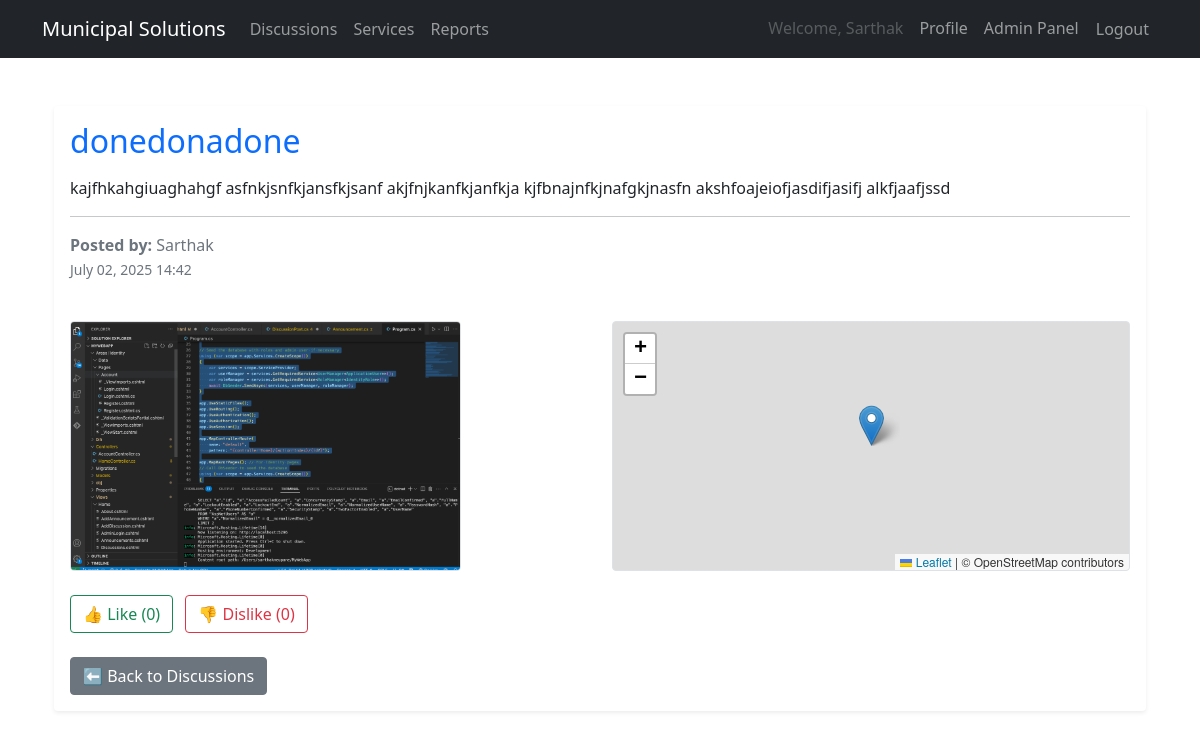
The page /discussions/19/ (signed in) on the database as committed earlier.
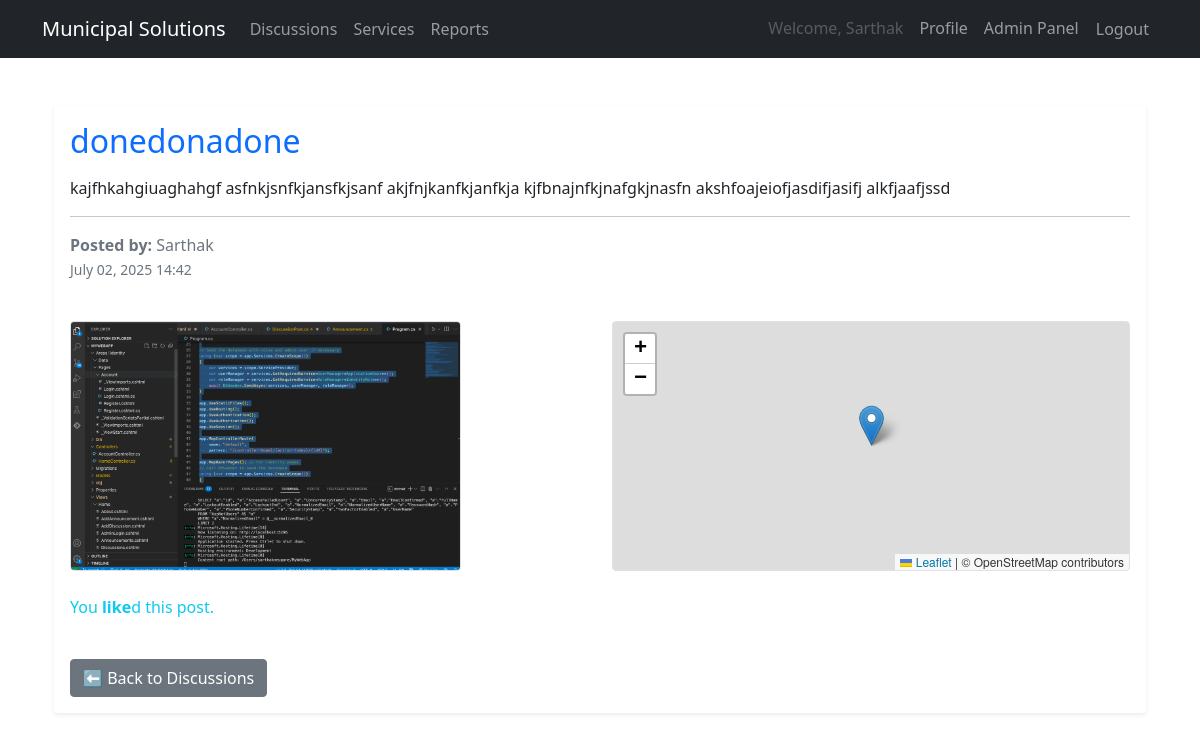
The same page on the database as committed later.
### accounts/models.py (models this page shows, shortened)
class CustomUser(AbstractUser):
    is_admin     = models.BooleanField(default=False)
    phone_number = models.CharField(max_length=20, blank=True)
    address      = models.TextField(blank=True)
    email        = models.EmailField(unique=True)

### services/models.py (models this page shows, shortened)
class DiscussionPost(models.Model):
    author = models.ForeignKey(CustomUser, on_delete=models.CASCADE)
    title = models.CharField(max_length=200)
    content = models.TextField()
    image = models.ImageField(upload_to='discussion_images/', blank=True, null=True)  # NEW
    location = models.CharField(max_length=100, blank=True, null=True)  # For storing map location
    created_at = models.DateTimeField(auto_now_add=True)
    updated_at = models.DateTimeField(auto_now=True)
    likes = models.PositiveIntegerField(default=0)
    dislikes = models.PositiveIntegerField(default=0)

class PostReaction(models.Model):
    LIKE = 'like'
    DISLIKE = 'dislike'
    VOTE_CHOICES = [
        (LIKE, 'Like'),
        (DISLIKE, 'Dislike'),
    ]
    user = models.ForeignKey(settings.AUTH_USER_MODEL, on_delete=models.CASCADE)
    post = models.ForeignKey(DiscussionPost, on_delete=models.CASCADE)
    reaction = models.CharField(max_length=7, choices=VOTE_CHOICES)
    class Meta:
        unique_together = ('user', 'post')  # Ensures one vote per user per post

### services/views.py (the view)
# urls.py: path('discussions/<int:pk>/', views.post_detail, name='post_detail'),
def post_detail(request, pk):
    post = get_object_or_404(DiscussionPost, pk=pk)
    print("Location from DB:", post.location)
    user_reaction = None
    if request.user.is_authenticated:
        user_reaction = PostReaction.objects.filter(post=post, user=request.user).first()
    return render(request, 'services/post_detail.html', {
        'post': post,
        'user_reaction': user_reaction
    })

### templates/services/post_detail.html (shortened to what this page needs)
{% extends 'base.html' %}
{% block content %}
<div class="container py-4">
    <div class="card shadow-sm border-0">
        <div class="card-body">
            <h2 class="card-title mb-3 text-primary">{{ post.title }}</h2>
            <p class="card-text">{{ post.content }}</p>
            <hr>
            <p class="text-muted">
                <strong>Posted by:</strong> {{ post.author.username }} <br>
                <small>{{ post.created_at|date:"F d, Y H:i" }}</small>
            </p>
            <div class="row g-4 mt-3">
                {% if post.image %}
                <div class="col-md-6">
                    <img src="{{ post.image.url }}" class="img-fluid rounded border" style="max-height: 250px;" alt="Post Image">
                </div>
                {% endif %}
                {% if post.location %}
                <div class="col-md-6">
                    <div id="post-map" class="rounded border" style="height: 250px;"></div>
                </div>
                {% endif %}
            </div>
            <div class="mt-4">
                {% if user.is_authenticated %}
                    {% if user_reaction %}
                        <p class="text-info">You <strong>{{ user_reaction.reaction }}</strong>d this post.</p>
                    {% else %}
                        <form method="post" action="{% url 'like_post' post.id %}">
                            <button name="vote" value="like" class="btn btn-outline-success me-2">
                                👍 Like ({{ post.likes }})
                            </button>
                            <button name="vote" value="dislike" class="btn btn-outline-danger">
                                👎 Dislike ({{ post.dislikes }})
                            </button>
                        </form>
                    {% endif %}
                {% else %}
                    <p class="text-muted mt-3">
                        <i>You must <a href="{% url 'login' %}">log in</a> to react to this post.</i>
                    </p>
                {% endif %}
            </div>
            <a href="{% url 'discussions' %}" class="btn btn-secondary mt-4">⬅ Back to Discussions</a>
        </div>
    </div>
</div>
<link rel="stylesheet" href="https://unpkg.com/leaflet/dist/leaflet.css" />
{% endblock %}

### templates/base.html (shortened to what this page needs)
<!DOCTYPE html>
<html>
<head>
    <link href="https://cdn.jsdelivr.net/npm/bootstrap@5.1.3/dist/css/bootstrap.min.css" rel="stylesheet">
</head>
<body>
<nav class="navbar navbar-expand-lg navbar-dark bg-dark">
  <div class="container">
    <a class="navbar-brand" href="{% url 'home' %}">Municipal Solutions</a>
    <div class="collapse navbar-collapse" id="mainNav">
      <ul class="navbar-nav me-auto mb-2 mb-lg-0">
        <li class="nav-item">
          <a class="nav-link" href="{% url 'discussions' %}">Discussions</a>
        </li>
        <li class="nav-item">
          <a class="nav-link" href="{% url 'service_page' %}">Services</a>
        </li>
        <li class="nav-item">
          <a class="nav-link" href="{% url 'reports' %}">Reports</a>
        </li>
      </ul>
      <ul class="navbar-nav mb-2 mb-lg-0">
        {% if user.is_authenticated %}
          <li class="nav-item">
            <span class="nav-link disabled">Welcome, {{ user.username }}</span>
          </li>
          <li class="nav-item">
            <a class="nav-link" href="{% url 'profile' %}">Profile</a>
          </li>
          {% if user.is_admin %}
            <li class="nav-item">
              <a class="nav-link" href="{% url 'admin:index' %}">Admin Panel</a>
            </li>
          {% endif %}
          <li class="nav-item">
            <form method="post" action="{% url 'logout' %}">
              <button type="submit" class="nav-link btn btn-link">Logout</button>
            </form>
          </li>
        {% endif %}
      </ul>
    </div>
  </div>
</nav>
<div class="container mt-4">
  {% block content %}{% endblock %}
</div>
</body>
</html>

Rows that differ between the two databases and show on the page:
changed DiscussionPost "donedonadone": likes "0" → (not shown); dislikes "0" → (not shown)
added PostReaction: reaction "like"
Other text that changed with them:
text no longer shown: "👍 Like ( ) 👎 Dislike ( )"
text now shown: "You d this post."
